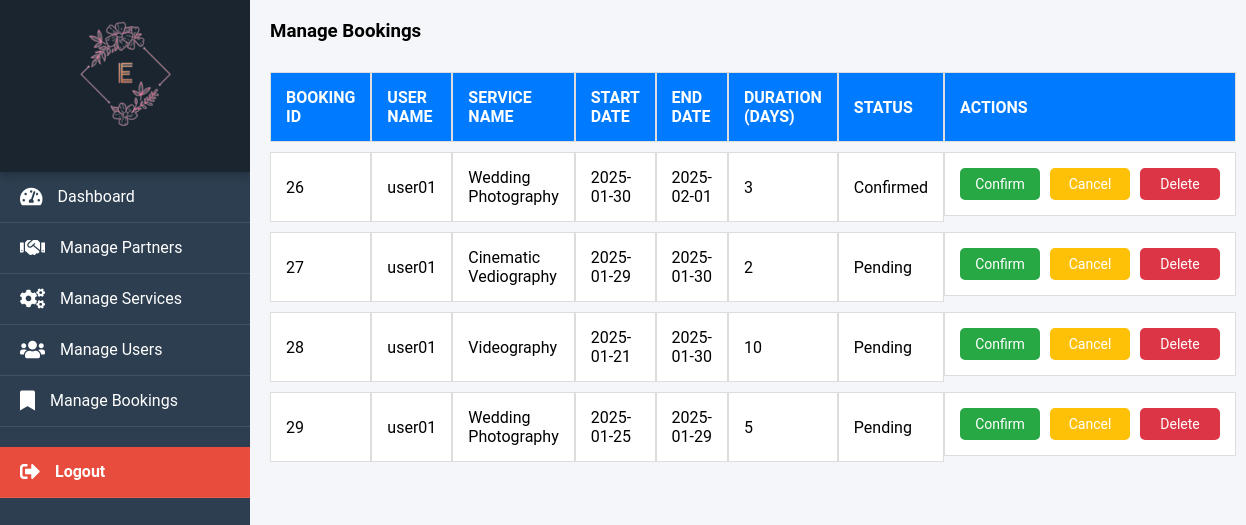
Screenshot of /Manage_bookings.php (signed in) with the database file from the repository.
### tables this page shows
CREATE TABLE `bookings` (
  `booking_id` int(11) NOT NULL,
  `service_id` int(11) NOT NULL,
  `service_name` varchar(255) NOT NULL,
  `user_id` int(11) NOT NULL,
  `start_date` date NOT NULL,
  `end_date` date NOT NULL,
  `duration` int(11) GENERATED ALWAYS AS (to_days(`end_date`) - to_days(`start_date`) + 1) STORED,
  `total_cost` decimal(10,2) DEFAULT NULL,
  `created_at` datetime DEFAULT current_timestamp(),
  `updated_at` datetime DEFAULT current_timestamp() ON UPDATE current_timestamp(),
  `status` enum('confirmed','cancelled','pending') DEFAULT 'pending'
);

CREATE TABLE `users` (
  `id` int(11) NOT NULL,
  `first_name` varchar(255) DEFAULT NULL,
  `last_name` varchar(255) DEFAULT NULL,
  `username` varchar(255) NOT NULL,
  `email` varchar(255) NOT NULL,
  `password` varchar(255) NOT NULL,
  `status` enum('active','banned','pending') NOT NULL DEFAULT 'pending',
  `reg_date` timestamp NOT NULL DEFAULT current_timestamp()
);

CREATE TABLE `manageservices` (
  `id` int(11) NOT NULL,
  `service_name` varchar(255) DEFAULT NULL,
  `description` text DEFAULT NULL,
  `cost` decimal(10,2) DEFAULT NULL,
  `service_date` datetime DEFAULT NULL,
  `venue` varchar(255) DEFAULT NULL,
  `organizer` int(11) DEFAULT NULL,
  `status` enum('pending','approved','rejected') DEFAULT 'pending',
  `created_at` timestamp NOT NULL DEFAULT current_timestamp(),
  `updated_at` timestamp NOT NULL DEFAULT current_timestamp() ON UPDATE current_timestamp(),
  `service_category` varchar(255) NOT NULL,
  `image_path` varchar(255) DEFAULT NULL
);

### Manage_bookings.php (the view, shortened to what this page needs)
<?php
require('db_config.php');
?>
<!DOCTYPE html>
<html lang="en">
<head>
</head>
<body>
    <?php include('sidebar.php'); ?>
    <div class="content">
        <h3>Manage Bookings</h3>
        <table>
            <thead>
                <tr>
                    <th>Booking ID</th>
                    <th>User Name</th>
                    <th>Service Name</th>
                    <th>Start Date</th>
                    <th>End Date</th>
                    <th>Duration (Days)</th>
                    <th>Status</th>
                    <th class="actions">Actions</th>
                </tr>
            </thead>
            <tbody>
                <?php
                $query = "
                    SELECT
                        b.booking_id,
                        u.username AS user_name,
                        ms.service_name,
                        b.start_date,
                        b.end_date,
                        DATEDIFF(b.end_date, b.start_date) + 1 AS duration,
                        b.status
                    FROM
                        Bookings b
                    JOIN
                        Users u ON b.user_id = u.id
                    JOIN
                        manageservices ms ON b.service_id = ms.id
                ";
                $result = $con->query($query);
                while ($row = $result->fetch_assoc()) {
                    $status_display = ucfirst($row['status']);
                    echo "<tr>
                        <td>" . htmlspecialchars($row['booking_id']) . "</td>
                        <td>" . htmlspecialchars($row['user_name']) . "</td>
                        <td>" . htmlspecialchars($row['service_name']) . "</td>
                        <td>" . htmlspecialchars($row['start_date']) . "</td>
                        <td>" . htmlspecialchars($row['end_date']) . "</td>
                        <td>" . htmlspecialchars($row['duration']) . "</td>
                        <td>" . $status_display . "</td>
                        <td class='actions'>
                            <a href='?update_status=confirmed&id=" . $row['booking_id'] . "' class='action-btn approve-btn'>Confirm</a>
                            <a href='?update_status=cancelled&id=" . $row['booking_id'] . "' class='action-btn reject-btn'>Cancel</a>
                            <a href='?delete_id=" . $row['booking_id'] . "' class='action-btn delete-btn' onclick='return confirm(\"Are you sure?\");'>Delete</a>
                        </td>
                    </tr>";
                }
                ?>
            </tbody>
        </table>
    </div>
</body>
</html>

### sidebar.php (shortened to what this page needs)
<!DOCTYPE html>
<html lang="en">
<head>
    <link rel="stylesheet" href="https://cdnjs.cloudflare.com/ajax/libs/font-awesome/5.15.4/css/all.min.css">
</head>
<body>
    <div class="sidebar">
        <div class="logo">
            <img src="eventlogo.png" alt="Logo">
        </div>
        <ul>
        <li>
                <a class="nav-link" href="dashboard.php">
                    <i class="fas fa-tachometer-alt"></i> Dashboard
                </a>
            </li>
            <li>
                <a class="nav-link" href="manage_partners.php">
                    <i class="fas fa-handshake"></i> Manage Partners
                </a>
            </li>
            <li>
                <a class="nav-link" href="manage_services.php">
                    <i class="fas fa-cogs"></i> Manage Services
                </a>
            </li>
            <li>
                <a class="nav-link" href="manage_users.php">
                    <i class="fas fa-users"></i> Manage Users
                </a>
            </li>
            <li>
                <a class="nav-link" href="manage_bookings.php">
                    <i class="fas fa-bookmark"></i> Manage Bookings
                </a>
            </li>
            <li>
                <a class="nav-link logout" href="index.php?logout=true">
                    <i class="fas fa-sign-out-alt"></i> Logout
                </a>
            </li>
        </ul>
    </div>
</body>
</html>

### Manage_bookings.php (style rules this page uses)
body { margin: 0; font-family: Arial, sans-serif; background-color: #f4f7fa; }
.content { margin-left: 250px; padding: 30px; }
table { width: 100%; border-collapse: separate; border-spacing: 0 10px; margin-top: 20px; }
table th, table td { padding: 15px; text-align: left; border: 1px solid #ddd; background-color: white; }
table th { background-color: #007bff; color: white; font-size: 16px; text-transform: uppercase; }
table tr { border-radius: 8px; overflow: hidden; }
td.actions { display: flex; gap: 10px; }
.action-btn { padding: 8px 15px; text-decoration: none; color: white; border-radius: 5px; font-size: 14px; text-align: center; min-width: 80px; }
.delete-btn { background-color: #dc3545; }
.approve-btn { background-color: #28a745; }
.reject-btn { background-color: #ffc107; }

### sidebar.php (style rules this page uses)
* { margin: 0; padding: 0; box-sizing: border-box; }
body { font-family: 'Roboto', Arial, sans-serif; background-color: #f4f6f9; }
.sidebar { width: 250px; background: #2c3e50; color: white; height: 100vh; position: fixed; top: 0; left: 0; overflow-y: auto; transition: all 0.3s ease; }
.sidebar ul { list-style: none; padding: 0; margin: 0; }
.sidebar .nav-link { display: flex; align-items: center; padding: 15px 20px; text-decoration: none; color: white; font-size: 16px; transition: background 0.3s ease, color 0.3s ease; border-bottom: 1px solid rgba(255, 255, 255, 0.1); }
.sidebar .nav-link i { margin-right: 15px; font-size: 20px; }
.sidebar .nav-link.logout { background: #e74c3c; color: white; font-weight: bold; margin-top: 20px; transition: background 0.3s ease, transform 0.3s ease; }
.sidebar .logo { text-align: center; padding: 20px; background: #1a252f; font-size: 22px; font-weight: bold; color: #f4f6f9; letter-spacing: 1px; box-shadow: 0px 4px 8px rgba(0, 0, 0, 0.2); }
.sidebar .logo img { max-width: 100px; margin-bottom: 10px; }
.content { margin-left: 250px; padding: 20px; }

### rows the page displays
bookings: booking_id "26", user.username "user01", service.service_name "Wedding Photography", start_date "2025-01-30", end_date "2025-02-01", duration "3", status "Confirmed"
bookings: booking_id "27", user.username "user01", service.service_name "Cinematic Vediography", start_date "2025-01-29", end_date "2025-01-30", duration "2", status "Pending"
bookings: booking_id "28", user.username "user01", service.service_name "Videography", start_date "2025-01-21", end_date "2025-01-30", duration "10", status "Pending"
bookings: booking_id "29", user.username "user01", service.service_name "Wedding Photography", start_date "2025-01-25", end_date "2025-01-29", duration "5", status "Pending"
